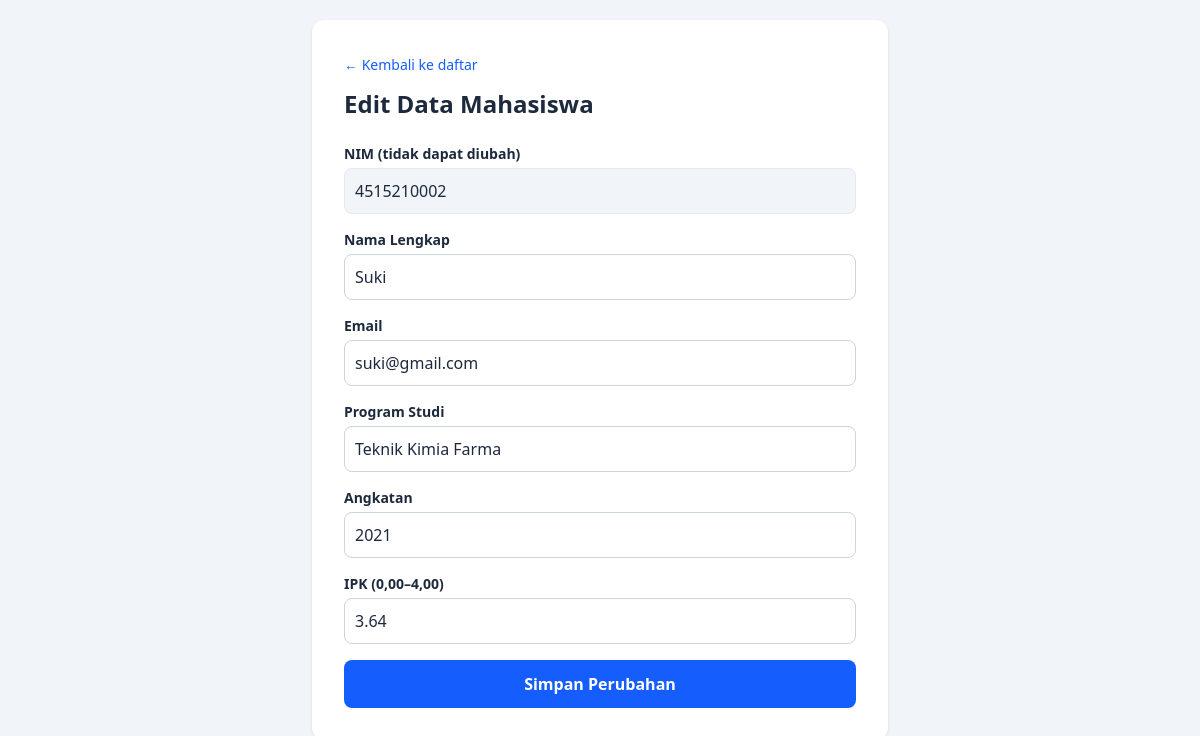
Screenshot of /pertemuan6/edit.php?nim=4515210002 with the database file from the repository.
### tables this page shows
CREATE TABLE `mahasiswa` (
  `id` bigint(20) UNSIGNED NOT NULL,
  `nim` varchar(15) NOT NULL,
  `nama` varchar(100) NOT NULL,
  `email` varchar(120) NOT NULL,
  `prodi` varchar(80) NOT NULL,
  `angkatan` year(4) NOT NULL,
  `ipk` decimal(3,2) DEFAULT 0.00
);

### pertemuan6/edit.php (the view, shortened to what this page needs)
<?php
require_once 'koneksi.php';
function e($value)
{
    return htmlspecialchars((string)$value, ENT_QUOTES, 'UTF-8');
}
$nim = trim($_GET['nim'] ?? '');
$stmt = mysqli_prepare($koneksi, 'SELECT nim, nama, email, prodi, angkatan, ipk FROM mahasiswa WHERE nim = ?');
mysqli_stmt_bind_param($stmt, 's', $nim);
mysqli_stmt_execute($stmt);
$data = mysqli_fetch_assoc(mysqli_stmt_get_result($stmt));
?>
<!DOCTYPE html>
<html lang="id">
<head>
    <script src="https://cdn.jsdelivr.net/npm/@tailwindcss/browser@4"></script>
</head>
<body class="bg-slate-100 min-h-screen p-5 text-slate-800">
    <main class="max-w-xl mx-auto bg-white p-6 md:p-8 rounded-xl shadow-sm"><a href="index.php" class="text-blue-600 hover:underline text-sm">← Kembali ke daftar</a>
        <h1 class="text-2xl font-bold mt-3 mb-6">Edit Data Mahasiswa</h1>
        <form action="update.php" method="POST" class="space-y-4">
            <div><label for="nim" class="block text-sm font-semibold mb-1">NIM (tidak dapat diubah)</label><input id="nim" name="nim" value="<?= e($data['nim']) ?>" readonly class="w-full border border-slate-200 bg-slate-100 rounded-lg p-2.5"></div>
            <div><label for="nama" class="block text-sm font-semibold mb-1">Nama Lengkap</label><input id="nama" name="nama" value="<?= e($data['nama']) ?>" required maxlength="100" class="w-full border border-slate-300 rounded-lg p-2.5"></div>
            <div><label for="email" class="block text-sm font-semibold mb-1">Email</label><input id="email" name="email" type="email" value="<?= e($data['email']) ?>" required maxlength="120" class="w-full border border-slate-300 rounded-lg p-2.5"></div>
            <div><label for="prodi" class="block text-sm font-semibold mb-1">Program Studi</label><input id="prodi" name="prodi" value="<?= e($data['prodi']) ?>" required maxlength="80" class="w-full border border-slate-300 rounded-lg p-2.5"></div>
            <div><label for="angkatan" class="block text-sm font-semibold mb-1">Angkatan</label><input id="angkatan" name="angkatan" type="number" min="2000" max="2099" value="<?= e($data['angkatan']) ?>" required class="w-full border border-slate-300 rounded-lg p-2.5"></div>
            <div><label for="ipk" class="block text-sm font-semibold mb-1">IPK (0,00–4,00)</label><input id="ipk" name="ipk" type="number" min="0" max="4" step="0.01" value="<?= e($data['ipk']) ?>" required class="w-full border border-slate-300 rounded-lg p-2.5"></div>
            <button class="w-full bg-blue-600 hover:bg-blue-700 text-white font-semibold py-3 rounded-lg">Simpan Perubahan</button>
        </form>
    </main>
</body>
</html>

### rows the page displays
mahasiswa: nim "4515210002", nama "Suki", email "suki@gmail.com", prodi "Teknik Kimia Farma", angkatan "2021", ipk "3.64"
